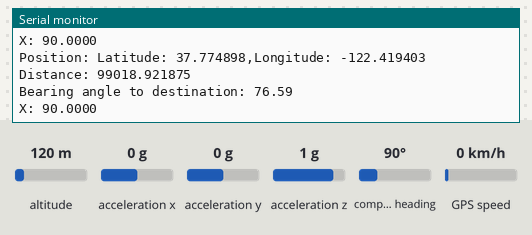
A sketch run on a simulated Arduino Mega 2560, built with avr-gcc and run on an emulated ATmega2560. Parts: the last lines printed to the serial monitor. Inputs (shaded band) come from the test bench; at power-on: compass heading 90°, altitude 120 m, acceleration x 0 g, acceleration y 0 g, acceleration z 1 g, GPS speed 0 km/h. The GPS gets a fix after 3 s at 37.7749, -122.4194 with 8 satellites.

Above: at 4.4 s.
4.5 s: compass heading set to 7°
At 5.8 s:
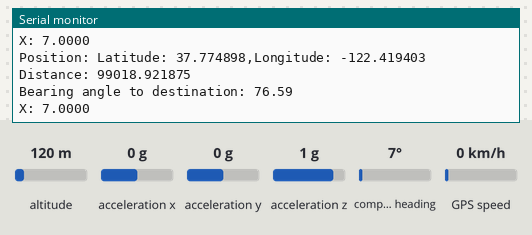
6.0 s: compass heading set to 180°
At 6.7 s:
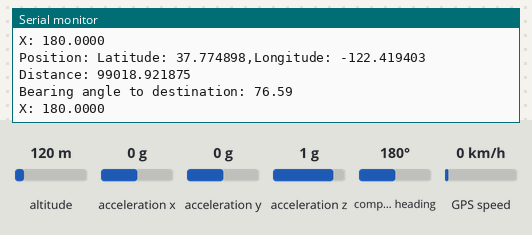
Timing chart, 0 to 9.0 s (numbered marks = the images above; inputs shaded):
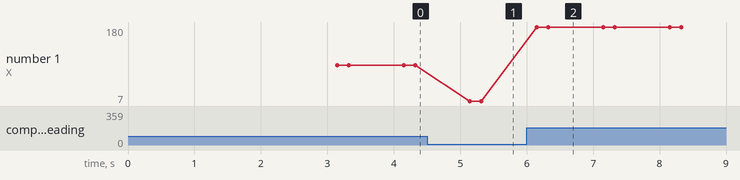

Measured:
- after the input at 4.5 s, the serial monitor: prints a new line after 0.65 s (image 1)
- after the input at 6.0 s, the serial monitor: prints a new line after 0.15 s (image 2)
- plotted number 1: 90 → 7 after the input at 4.5 s, 7 → 180 after the input at 6.0 s

The sketch:

GPS___IMU.ino
```cpp
/*******************************************************************************************************************************************************************************************
*  Adafruit BNO055 Sensor Calibration sample
*  Refer to http://www.adafruit.com/datasheets/BST_BNO055_DS000_12.pdf
*  Section 3.10 on how to calibrate your sensor:
*   -Run this sketch
*   -To calibrate the Gyroscope, just let the sensor sit for a couple of seconds until GYR Calibration shows 1
*   -To calibrate the Magnetometer, move your sensor in random figure 8 patterns until MAG Calibration shows 1
*   -If you want to calibrate the acceleration sensor, move the sensor to 6 stable positions slowly, 3 of those should be in the XY/XZ/YZ plane
*   -Once you are happy with the readings you get, copy the c_data = .... line from serial.console to the setup() of your sketch and write it to the sensor with "bno.setCalibData(c_data);"
********************************************************************************************************************************************************************************************/

#include <Adafruit_BNO055.h>
#include <Adafruit_Sensor.h>
#include <utility/imumaths.h>
#include <Wire.h>

//Connect with pin 18(RX) and 19(TX)
#include <TinyGPS.h>
//long   lat,lon; // create variable for latitude and longitude object
float lat,lon;
TinyGPS gps; // create gps object
Adafruit_BNO055 bno = Adafruit_BNO055(55);      // define a BNO055 object

void setup(){

Serial.begin(9600); // connect serial
Serial.println("The GPS Received Signal:");
Serial1.begin(9600); // connect gps sensor
Serial.println("Orientation Sensor Calibration"); Serial.println("");

  /* Initialise the sensor */
  if (!bno.begin(Adafruit_BNO055::OPERATION_MODE_NDOF)) //if you want to calibrate using another mode, set it here.
  {
    /* There was a problem detecting the BNO055 ... check your connections */
    Serial.print("Ooops, no BNO055 detected ... Check your wiring or I2C ADDR!");     // if the sensor is not found!
    while (1);
  }

  // You will need to put the next two lines into your own sketch, _immediatly_ after bno.begin() to use a predefined calibration
  // byte c_data[22] = {0, 0, 0, 0, 0, 0, 172, 250, 112, 255, 52, 253, 0, 0, 253, 255, 255, 255, 232, 3, 240, 2}; //replace this line with the serial output of this sketch

  byte c_data[22] = {31, 0, 237, 255, 234, 255, 49, 2, 137, 1, 36, 255, 0, 0, 0, 0, 2, 0, 232, 3, 67, 3};
  bno.setCalibData(c_data);

  delay(1000);
  bno.setExtCrystalUse(true);
}

void loop(){
  float distan = 0;
  float bearingAngle = 0;
  float headingAngle = 0;
  sensors_event_t event;
  bno.getEvent(&event);
  headingAngle = event.orientation.x;

  //print the euler angles for reference
  //Serial.print("X: "); //"heading"
  //Serial.println(headingAngle, 4);
  /*Serial.print(" Y: ");
  Serial.print(event.orientation.y, 4);
  Serial.print(" Z: ");
  Serial.print(event.orientation.z, 4);
  Serial.println();*/

    while(Serial1.available()){ // check for gps data
    if(gps.encode(Serial1.read()))// encode gps data
    {
    gps.f_get_position(&lat,&lon); // get latitude and longitude

    Serial.print("Position: ");

    //Latitude
    Serial.print("Latitude: ");
    Serial.print(lat,6);

    Serial.print(",");

    //Longitude
    Serial.print("Longitude: ");
    Serial.println(lon,6);

    distan = gps.distance_between(lat,lon,37.976256,-121.320794);
    Serial.print("Distance: ");
    Serial.println(distan,6);

    bearingAngle = gps.course_to(lat,lon,37.976256,-121.320794);//bearing angle
    Serial.print("Bearing angle to destination: ");
    Serial.println(bearingAngle,2);

    Serial.print("X: "); //"heading"
    Serial.println(headingAngle, 4);
    delay(100);


   }
  }
}
```
